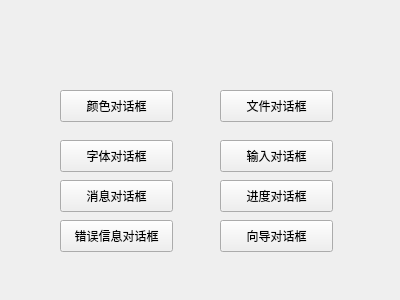
<?xml version="1.0" encoding="UTF-8"?>
<ui version="4.0">
 <class>MyWidget</class>
 <widget class="QWidget" name="MyWidget">
  <property name="geometry">
   <rect>
    <x>0</x>
    <y>0</y>
    <width>400</width>
    <height>300</height>
   </rect>
  </property>
  <property name="windowTitle">
   <string>MyWidget</string>
  </property>
  <widget class="QPushButton" name="pushButton">
   <property name="geometry">
    <rect>
     <x>60</x>
     <y>90</y>
     <width>113</width>
     <height>32</height>
    </rect>
   </property>
   <property name="text">
    <string>颜色对话框</string>
   </property>
  </widget>
  <widget class="QPushButton" name="pushButton_2">
   <property name="geometry">
    <rect>
     <x>220</x>
     <y>90</y>
     <width>113</width>
     <height>32</height>
    </rect>
   </property>
   <property name="text">
    <string>文件对话框</string>
   </property>
  </widget>
  <widget class="QPushButton" name="pushButton_3">
   <property name="geometry">
    <rect>
     <x>60</x>
     <y>140</y>
     <width>113</width>
     <height>32</height>
    </rect>
   </property>
   <property name="text">
    <string>字体对话框</string>
   </property>
  </widget>
  <widget class="QPushButton" name="pushButton_4">
   <property name="geometry">
    <rect>
     <x>220</x>
     <y>140</y>
     <width>113</width>
     <height>32</height>
    </rect>
   </property>
   <property name="text">
    <string>输入对话框</string>
   </property>
  </widget>
  <widget class="QPushButton" name="pushButton_5">
   <property name="geometry">
    <rect>
     <x>60</x>
     <y>180</y>
     <width>113</width>
     <height>32</height>
    </rect>
   </property>
   <property name="text">
    <string>消息对话框</string>
   </property>
  </widget>
  <widget class="QPushButton" name="pushButton_6">
   <property name="geometry">
    <rect>
     <x>220</x>
     <y>180</y>
     <width>113</width>
     <height>32</height>
    </rect>
   </property>
   <property name="text">
    <string>进度对话框</string>
   </property>
  </widget>
  <widget class="QPushButton" name="pushButton_7">
   <property name="geometry">
    <rect>
     <x>60</x>
     <y>220</y>
     <width>113</width>
     <height>32</height>
    </rect>
   </property>
   <property name="text">
    <string>错误信息对话框</string>
   </property>
  </widget>
  <widget class="QPushButton" name="pushButton_8">
   <property name="geometry">
    <rect>
     <x>220</x>
     <y>220</y>
     <width>113</width>
     <height>32</height>
    </rect>
   </property>
   <property name="text">
    <string>向导对话框</string>
   </property>
  </widget>
 </widget>
 <layoutdefault spacing="6" margin="11"/>
 <resources/>
 <connections/>
</ui>
